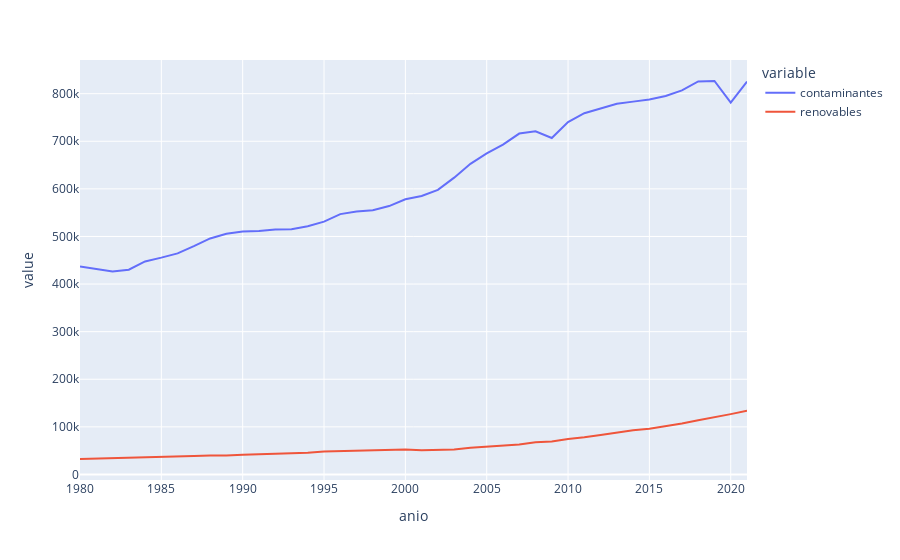

The notebook cell this image was saved under:
### Code cell
# renovable_cons_mean = (
#     renovable_cons
#     .drop(['anio', 'tipo_energia'], axis=1)
#     .groupby(['pais_iso', 'tipo_energia'])
#     .mean()
#     .reset_index()
# )

renovable_cons_anual = (
    renovable_cons
    .loc[renovable_cons.tipo_energia == 'renovables_cons']
    .drop('pais_iso', axis=1)
    .groupby(['anio', 'tipo_energia'])
    .sum()
    .reset_index()
)

data_cons_anual = (
    melt(data_cons)
    .drop('pais_iso', axis=1)
    .groupby('anio')
    .sum()
    .reset_index()
)

energy_comp = (
    data_cons_anual
    .merge(renovable_cons_anual, on='anio')
    .set_index('anio')
    .drop('tipo_energia', axis=1)
    .rename(columns={
        'valor_x': 'contaminantes',
        'valor_y': 'renovables',
    })
)

px.line(energy_comp)

### Figure 1 — Plotly figure (JSON) as saved in the notebook; plotly's stock layout.template omitted (floating-point values rounded to 4 significant figures)
{"data": [{"hovertemplate": "variable=contaminantes<br>anio=%{x}<br>value=%{y}<extra></extra>", "legendgroup": "contaminantes", "line": {"color": "#636efa", "dash": "solid"}, "marker": {"symbol": "circle"}, "mode": "lines", "name": "contaminantes", "orientation": "v", "showlegend": true, "type": "scatter", "x": [1980, 1981, 1982, 1983, 1984, 1985, 1986, 1987, 1988, 1989, 1990, 1991, 1992, 1993, 1994, 1995, 1996, 1997, 1998, 1999, 2000, 2001, 2002, 2003, 2004, 2005, 2006, 2007, 2008, 2009, 2010, 2011, 2012, 2013, 2014, 2015, 2016, 2017, 2018, 2019, 2020, 2021], "xaxis": "x", "y": [437000.0, 431400.0, 426400.0, 430100.0, 447600.0, 455500.0, 464400.0, 479700.0, 495900.0, 505800.0, 510300.0, 511800.0, 514700.0, 515400.0, 521700.0, 531300.0, 547000.0, 552300.0, 555100.0, 563900.0, 578100.0, 585000.0, 598000.0, 623600.0, 652700.0, 674400.0, 693100.0, 716200.0, 720900.0, 706800.0, 740400.0, 759000.0, 769000.0, 778900.0, 783300.0, 787600.0, 795100.0, 807000.0, 825700.0, 826600.0, 781500.0, 825400.0], "yaxis": "y"}, {"hovertemplate": "variable=renovables<br>anio=%{x}<br>value=%{y}<extra></extra>", "legendgroup": "renovables", "line": {"color": "#EF553B", "dash": "solid"}, "marker": {"symbol": "circle"}, "mode": "lines", "name": "renovables", "orientation": "v", "showlegend": true, "type": "scatter", "x": [1980, 1981, 1982, 1983, 1984, 1985, 1986, 1987, 1988, 1989, 1990, 1991, 1992, 1993, 1994, 1995, 1996, 1997, 1998, 1999, 2000, 2001, 2002, 2003, 2004, 2005, 2006, 2007, 2008, 2009, 2010, 2011, 2012, 2013, 2014, 2015, 2016, 2017, 2018, 2019, 2020, 2021], "xaxis": "x", "y": [32470.0, 33180.0, 33920.0, 35460.0, 36770.0, 37470.0, 38070.0, 38720.0, 39960.0, 39840.0, 41460.0, 42490.0, 42700.0, 45200.0, 45630.0, 48070.0, 48700.0, 49820.0, 50430.0, 51000.0, 52210.0, 51040.0, 52090.0, 52210.0, 56180.0, 58350.0, 61050.0, 63150.0, 67800.0, 69250.0, 74670.0, 77940.0, 83040.0, 88410.0, 92710.0, 96030.0, 101300.0, 107200.0, 114000.0, 119800.0, 126700.0, 133700.0], "yaxis": "y"}], "layout": {"legend": {"title": {"text": "variable"}, "tracegroupgap": 0}, "margin": {"t": 60}, "xaxis": {"anchor": "y", "domain": [0, 1], "title": {"text": "anio"}}, "yaxis": {"anchor": "x", "domain": [0, 1], "title": {"text": "value"}}}}
